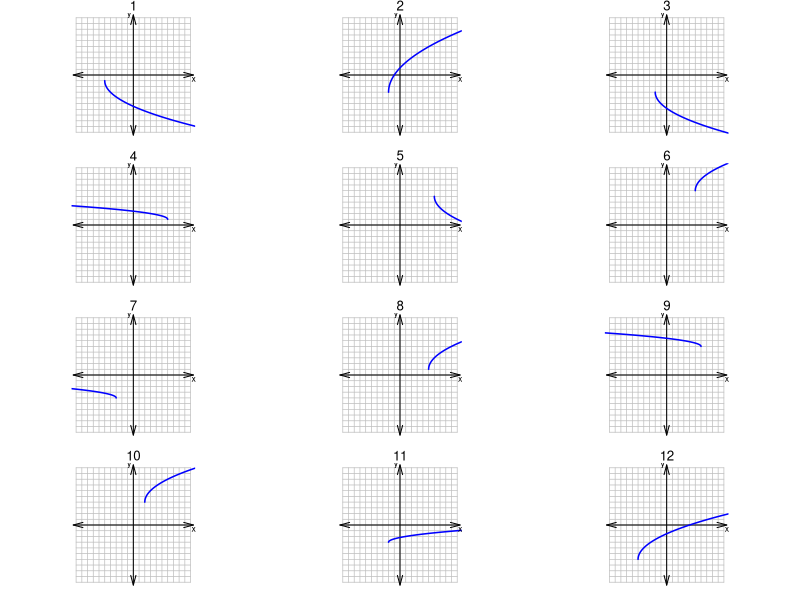

Here is the R script that generated this plot:
## ---- chunk 1
set.seed(2)
options(scipen=999)
gcd2 <- function(a, b) {
    if (b == 0) a else Recall(b, a %% b)
}
gcd <- function(...) Reduce(gcd2, c(...))

pn = function(coeffs,pows){
    pows = pows[coeffs!=0]
    coeffs = coeffs[coeffs!=0]
    ex1 = paste0("{",coeffs,"}x^{",pows,"}",collapse="+")
    ex1 = gsub("+{-","-{",ex1,fixed=T)
    ex1 = gsub("{1}x^{0}","1",ex1,fixed=T)
    ex1 = gsub("{-1}x^{0}","-1",ex1,fixed=T)
    ex1 = gsub("{1}x","x",ex1,fixed=T)
    ex1 = gsub("{-1}x","-x",ex1,fixed=T)
    ex1 = gsub("x^{0}","",ex1,fixed=T)
    ex1 = gsub("x^{1}","x",ex1,fixed=T)
    ex1 = gsub("+-","-",ex1,fixed=T)
    ex1 = gsub("{","",ex1,fixed=T)
    ex1 = gsub("}","",ex1,fixed=T)
    if(ex1 == ""){
        ex1 = "0"
    }
    return(ex1)
}

xlist = list()
ylist = list()
eqs = character()
handles = character()

while(length(handles)<12){
    # y = a sqrt(1/b*(x-h))+k
    hk = sample(1:6,2)*sample(c(-1,1),2,T)
    h = hk[1]
    k = hk[2]
    isHS = sample(c(T,F),1)
    if(isHS){
        a = 1
        b = sample(2:3,1)*sample(c(-1,1),1)
        expr = paste0("y=\\sqrt{\\frac{1}{",b,"}(",pn(c(1,-h),1:0),")}+",k,collapse="")
        expr = gsub("+-","-",expr,fixed=T)
    } else {
        a = sample(2:3,1)*sample(c(-1,1),1)
        b = 1
        expr = paste0("y=",a,"\\sqrt{",pn(c(1,-h),1:0),"}+",k,collapse="")
        expr = gsub("+-","-",expr,fixed=T)
    }
    x = seq(h,12*sign(b),0.01*sign(b))
    y = a*sqrt(1/b*(x-h))+k
    handle = paste0(c(a,b,h,k),collapse="#")
    if(!(handle %in% handles)){
        n = length(eqs)+1
        xlist[[n]] = x
        ylist[[n]] = y
        eqs = c(eqs,expr)
        handles = c(handles,handle)
    }
}

## ---- chunk 2
par(mar=c(1,1,1,1),mfrow=c(4,3),pty="s")

for(n in 1:12){
    plot(0,0,"n",xlim=c(-10,10),ylim=c(-10,10),axes=F,ann=F)
    mtext(n,3,cex=0.8)
    for(i in -10:10){
        lines(c(-10,10),c(i,i),col="grey",lwd=0.7)
        lines(c(i,i),c(-10,10),col="grey",lwd=0.7)
    }
    # abline(h=0)
    # abline(v=0)
    arrows(-10.5,0,10.5,0,0.1,15,3,lwd=1)
    arrows(0,-10.5,0,10.5,0.1,15,3,lwd=1)
    lines(xlist[[n]],ylist[[n]],col="blue",lwd=1.5)
    text(10.5,-0.75,"x",cex=0.8)
    text(-0.75,10.5,"y",cex=0.8)
}
